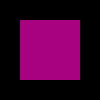
Frame 1 (no input)
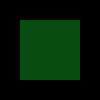
Frame 2 (the mouse pressed at the canvas centre, redrawn once)

The Processing sketch that drew these frames (run headless with seeded random() and noise(); the mouse was pressed at the canvas centre and the sketch redrawn once):

// Processing sketch: couleur_pige_binaire
// ── couleur_pige_binaire.pde
// renaud.jean-francois(arobas)uqam(point)ca
// Syntaxe Processing version 3.0b5
// mercredi, 9 septembre 2015

// Une manière "tordue" de fixer la valeur d’une donnée couleur,
// en construisant une chaine aléatoire de 24 caractères,
// composée de 1 ou de 0, suivant une pige de type pile ou face.

boolean pigeBinaire;
String symbole, pseudoOctet = "", pseudoCouleur = "";
color c;

void setup() {
  size(100, 100);
  background(0);
  noStroke();
  noLoop();
}

void draw() {
  background(0);

  for (int j = 0; j < 3; j++) { // 1x pour le rouge, 1x pour le vert, 1x pour le bleu
    for (int i = 0; i < 8; i++) { // création d’un pseudo octet (8 symboles 0 ou 1)
      pigeBinaire = boolean(floor(random(2)));
      symbole = str(binary(byte(pigeBinaire)).charAt(7));
      pseudoOctet += symbole;
    }
    pseudoCouleur += pseudoOctet;
    // il faut vider la variable avant de créer la prochaine composante couleur
    pseudoOctet = "";
  }

  // Autre option plus synthétique:
  //while (pseudoCouleur.length() <= 24) {
  //  pigeBinaire = boolean(floor(random(2)));
  //  symbole = str(binary(byte(pigeBinaire)).charAt(7));
  //  pseudoCouleur += symbole;
  //}

  println(pseudoCouleur);

  // Il faut maintenant faire un peu de pirouettes :
  // Seule façon, dans les circonstances, de compléter la donnée couleur avec l’information de transparence.
  // Ici, l’alpha sera opaque à 100% (FF), et combiné à la «couleur» par un opérateur logique (|).
  c = color(0xFF000000 | unbinary(pseudoCouleur));
  println(binary(c));
  println((int)c);

  fill(c);
  rect(20, 20, width-40, height-40);

  // On nettoie (vide) les variables
  pseudoCouleur = "";
  pseudoOctet = "";
  println();
}

void mousePressed() {
  redraw();
}
